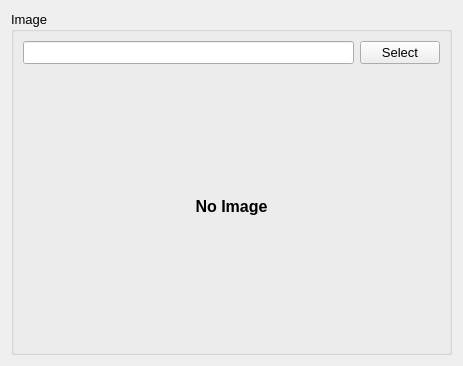
<?xml version="1.0" encoding="UTF-8"?>
<ui version="4.0">
 <class>Form</class>
 <widget class="QWidget" name="Form">
  <property name="geometry">
   <rect>
    <x>0</x>
    <y>0</y>
    <width>463</width>
    <height>366</height>
   </rect>
  </property>
  <property name="font">
   <font>
    <family>Arial</family>
    <pointsize>10</pointsize>
   </font>
  </property>
  <property name="windowTitle">
   <string>Form</string>
  </property>
  <layout class="QGridLayout" name="gridLayout_2" rowstretch="0">
   <item row="0" column="0">
    <widget class="QGroupBox" name="groupBox">
     <property name="title">
      <string>Image</string>
     </property>
     <layout class="QGridLayout" name="gridLayout_3" rowstretch="0,1">
      <item row="0" column="0">
       <layout class="QHBoxLayout" name="horizontalLayout">
        <item>
         <widget class="QLineEdit" name="imagePathEdit"/>
        </item>
        <item>
         <widget class="QPushButton" name="pushButton">
          <property name="text">
           <string>Select</string>
          </property>
         </widget>
        </item>
       </layout>
      </item>
      <item row="1" column="0">
       <layout class="QGridLayout" name="gridLayout">
        <item row="0" column="0">
         <widget class="QLabel" name="label">
          <property name="font">
           <font>
            <pointsize>12</pointsize>
            <weight>75</weight>
            <bold>true</bold>
           </font>
          </property>
          <property name="text">
           <string>No Image</string>
          </property>
          <property name="alignment">
           <set>Qt::AlignCenter</set>
          </property>
         </widget>
        </item>
       </layout>
      </item>
     </layout>
    </widget>
   </item>
  </layout>
 </widget>
 <resources/>
 <connections>
  <connection>
   <sender>pushButton</sender>
   <signal>clicked()</signal>
   <receiver>Form</receiver>
   <slot>selectImage()</slot>
   <hints>
    <hint type="sourcelabel">
     <x>442</x>
     <y>55</y>
    </hint>
    <hint type="destinationlabel">
     <x>460</x>
     <y>32</y>
    </hint>
   </hints>
  </connection>
  <connection>
   <sender>imagePathEdit</sender>
   <signal>returnPressed()</signal>
   <receiver>Form</receiver>
   <slot>setPath()</slot>
   <hints>
    <hint type="sourcelabel">
     <x>106</x>
     <y>49</y>
    </hint>
    <hint type="destinationlabel">
     <x>3</x>
     <y>56</y>
    </hint>
   </hints>
  </connection>
 </connections>
 <slots>
  <slot>selectImage()</slot>
  <slot>setPath()</slot>
 </slots>
</ui>
